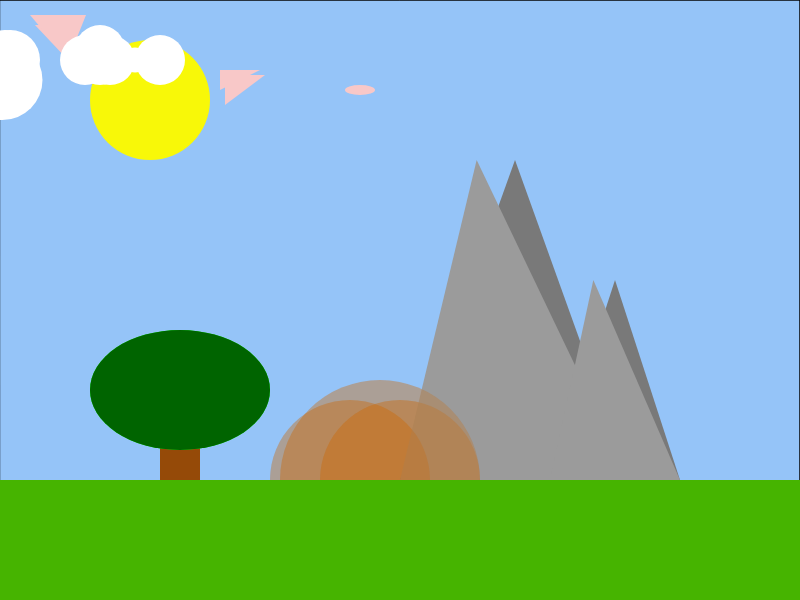
Frame 1 (no input)
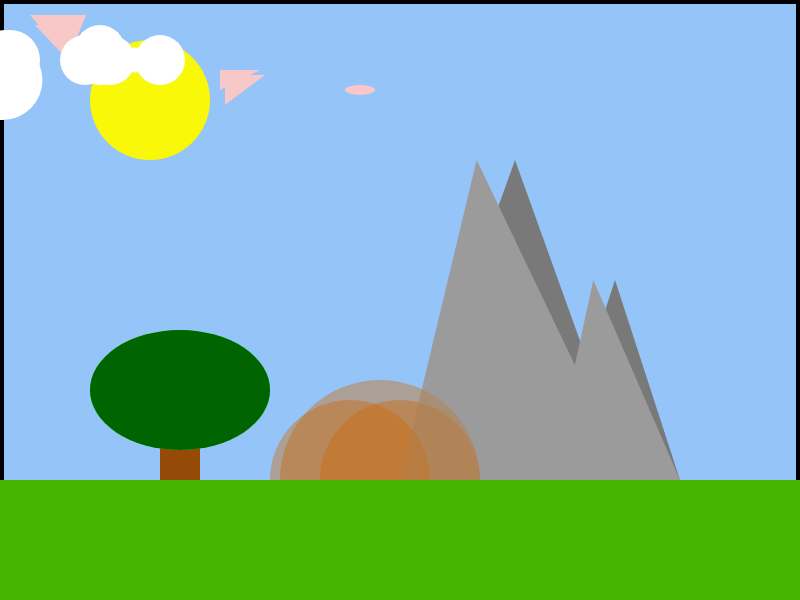
Frame 60 (no input)
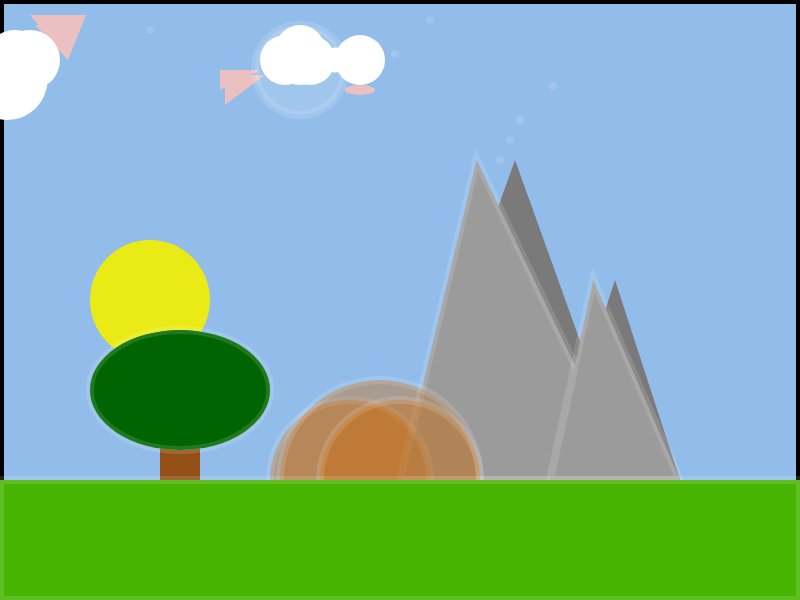
Frame 120 (the mouse pressed at the canvas centre since frame 60)

The p5.js sketch that drew these frames (run headless with seeded random() and noise() and a simulated clock; from frame 60 on, the mouse is pressed at the canvas centre):

// p5.js sketch
// ── sketch.js
var groundHeight;
var mountain_one;
var mountain_two;

var hill_one;
var hill_two;
var tree;

var moon;
var sun;
var darkness;
var cloudPos_x = 280;
var cloudScale = 100;
// var cloudPos_x2 = 320;
// var cloudScale2 = 70;


function setup()
{
	createCanvas(800, 600);
	//set the groundHeight proportional to the canvas size
	groundHeight = (height / 2.5) * 2;


	//initalise the mountain objects with properties to help draw them to the canvas
	mountain_one = {
		x: 400,
		y: groundHeight,
		height: 320,
		width: 230
	};
	mountain_two = {
		x: 550,
		y: groundHeight,
		height: 200,
		width: 130
	};
	mountain_three = {
		x:600,
		y:groundHeight,
		height: 320,
		width: 230
	};

	hill_one ={
		x: 350,
		y: groundHeight,
		height: 120,
		diameter: 160

	};
	hill_two ={
		x: 380,
		y: groundHeight,
		height: 160,
		diameter: 200

	};
	hill_three ={
		x:400,
		y:groundHeight,
		height: 220,
		diameter:160
	}

	//initalise the tree object
	tree = {
		x: 150,
		y: groundHeight + 40,
		trunkWidth: 60,
		trunkHeight: 140,
		canopyWidth: 140,
		canopyHeight: 120
	};

    //initalise the sun 
	sun = {
		x: 150,
		y: 70,
		diameter: 120
	};
    
    //TASK: intialise a moon object with an extra property for brightness
	moon = {
		x: 300,
		y: 70,
		diameter: 90,
		brightness: 0,
	}

	//set the initial darkness
	darkness = 0;
}



function draw()
{
	//TASK: update the values for the moons brightness, the sun's position and the darkness.
	//You can either map this to the mouse's location (i.e. the futher left the mouse is the more daylight) or you can just change the values gradually over time.
	sun.y = mouseX/2+100;
	cloudPos_x = mouseX/2+100;
	cloudPos_x = min(cloudPos_x, 560);


	//draw the sky
	background(150, 200, 255);
	noStroke();

	//draw the sun
	fill(255, 255, 0);
	ellipse(sun.x, sun.y, sun.diameter);
	
  
	// Hills
	fill(204,102,0, 50);
	ellipse(hill_one.x, hill_one.y, hill_one.diameter);
	ellipse(hill_two.x, hill_two.y, hill_two.diameter);
	ellipse(hill_three.x, hill_three.y, hill_three.diameter);
	
	
	//draw the ground and make it green
	fill(70, 200, 0);
	rect(0, groundHeight, width, height - groundHeight);


	//draw the mountains
	fill(120);
	triangle(mountain_one.x, mountain_one.y,
		mountain_one.x + mountain_one.width, mountain_one.y,
		mountain_one.x + (mountain_one.width / 2), mountain_one.y - mountain_one.height);

	triangle(mountain_two.x, mountain_two.y,
		mountain_two.x + mountain_two.width, mountain_two.y,
		mountain_two.x + (mountain_two.width / 2), mountain_two.y - mountain_two.height);
    
    //TASK: You can draw the tree yourself
	fill(150, 70, 0);						// TREE TRUNK
	rect(160, groundHeight - 90, 40, 120); // TREE TRUNK

	// TREE TOP
	fill(0,255, 0);
	ellipse(180, groundHeight - 90, sun.diameter *1.5, sun.diameter); 

	// BIRD
	noStroke();
	fill(255,204, 204, -mouseX + 900);
	ellipse(360,90,30, 10);
	triangle(260,70,220,70,220,90);
	triangle(265,75, 225, 75, 225, 105);
	triangle(35, 25, 68, 60, 66, 25);
	triangle(30, 15, 68, 60, 86, 15);

	stroke(0,0,0, -mouseX +900);

	//TASK: make the scene dark by drawing a rectangle that covers the whole canvas.
	//Use the alpha value of fill to determine how dark to make it
	fill(128,128,128, mouseX/5-50);
	rect(0,0,800,600);
	fill(128,128,128, 15, mouseX/5);
	rect(0,0,800,600);

	// CLOUDS MOVING
    noStroke();
	fill(255);
	ellipse(cloudPos_x, cloudScale/2, cloudScale/2);
	ellipse(cloudPos_x, 60,  cloudScale/2, cloudScale/2);
	ellipse(cloudPos_x +10, 60, cloudScale/2, cloudScale/2);
	ellipse(cloudPos_x +35, 60, cloudScale/4, cloudScale/4);
	ellipse(cloudPos_x +60, 60, cloudScale/2, cloudScale/2);
	ellipse(cloudPos_x -15, 60, cloudScale/2, cloudScale/2);
	ellipse(cloudPos_x / 10,cloudScale*.6, cloudScale*.6);
	ellipse(cloudPos_x / 20,cloudScale*.6, cloudScale*.6);
	ellipse(cloudPos_x / 40,cloudScale*.8, cloudScale*.8);

	var moonBrightness = mouseX/3 -100;

	// stars
	
	stroke(255,255,255, moonBrightness);
	strokeWeight(8);
	
	point(150, 30);

	strokeWeight(8);
	point(280,40);

	strokeWeight(8);
	point(430, 20);
	point(290, 46);
	point(395,54);
	point(553, 86);
	point(500, 160);
	point(510, 140);
	point(520, 120);

	// ellipse(cloudPos_x, 80, cloudScale/2, cloudScale/2);
	// ellipse(cloudPos_x, 90, cloudScale/2, cloudScale/2);
	// ellipse(cloudPos_x +10, 60, cloudScale/3, cloudScale/3);
	// ellipse(cloudPos_x +20, 60, cloudScale/4, cloudScale/4);
	// ellipse(cloudPos_x +30, 60, cloudScale/5, cloudScale/5);

	// noStroke();
	// fill(255);
	// ellipse(cloudPos_x, 70, cloudScale/4, cloudScale/4);
	// ellipse(cloudPos_x +20, 60, cloudScale/3, cloudScale/3);
	// ellipse(cloudPos_x +30, 60, cloudScale/4, cloudScale/4);
	// ellipse(cloudPos_x +40, 60, cloudScale/5, cloudScale/5);



	//TASK: you'll need to draw the moon too. Make sure you use brightness to adjust the colour
		fill(255, 255, 255, moonBrightness);
		ellipse(moon.x, moon.y, moon.diameter);
	
		fill(155);
		triangle(mountain_one.x, mountain_one.y,
			mountain_one.x + mountain_one.width, mountain_one.y,
			mountain_one.x + (mountain_one.width / 3), mountain_one.y - mountain_one.height);
	
		triangle(mountain_two.x, mountain_two.y,
			mountain_two.x + mountain_two.width, mountain_two.y,
			mountain_two.x + (mountain_two.width / 3), mountain_two.y - mountain_two.height);

		fill(204,102,0, 65);
		ellipse(hill_one.x, hill_one.y, hill_one.diameter);
		ellipse(hill_two.x, hill_two.y, hill_two.diameter);
		ellipse(hill_three.x, hill_three.y, hill_three.diameter);

		//draw the ground and make it green
		fill(70, 180, 0);
		rect(0, groundHeight, width, height - groundHeight);
		
		// TREE TOP
		fill(0,100, 0);
		ellipse(180, groundHeight - 90, sun.diameter *1.5, sun.diameter); 

	}
